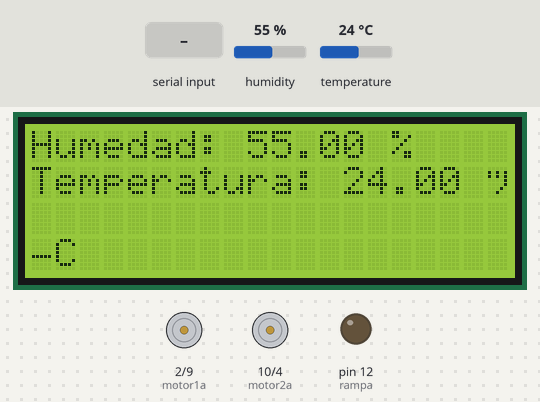
Simulated run of this sketch. Board: Arduino Uno, built with avr-gcc and run on an emulated ATmega328P. Shown: 20×4 character LCD, motor-driver pin pairs drawn as motors (green arrow = first pin HIGH = forward, orange = second pin HIGH = backward, longer = more drive), output pins drawn as LEDs (lit = HIGH). Inputs (shaded band) come from the test bench; at power-on: humidity 55 %, temperature 24 °C. What the sketch prints to the serial monitor is not drawn.

Above: at 3.2 s.
3.3 s: "a" received over Serial
At 3.8 s:
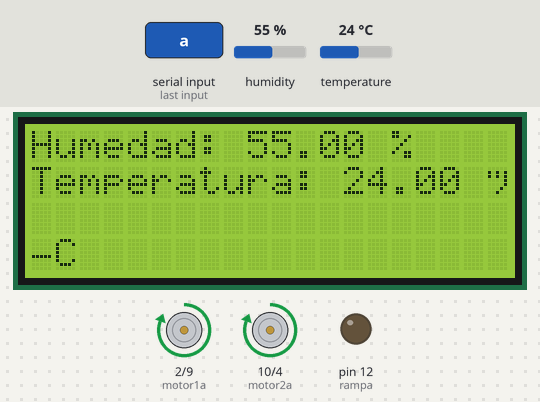
4.8 s: "b" received over Serial
At 5.3 s:
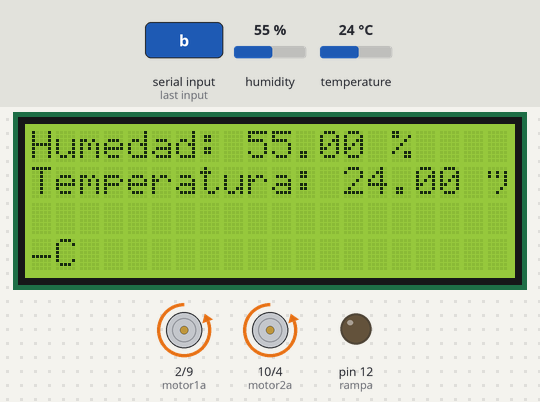
6.3 s: "c" received over Serial
At 6.7 s:
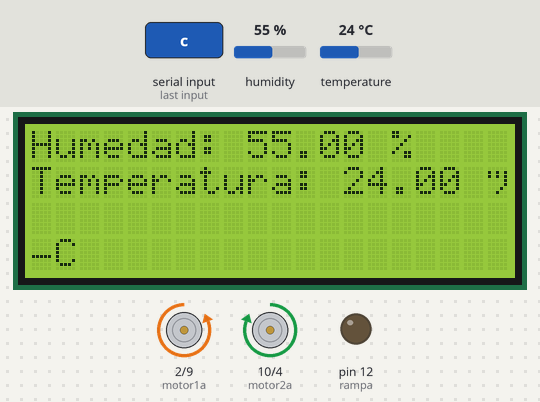
7.8 s: "d" received over Serial
At 8.7 s:
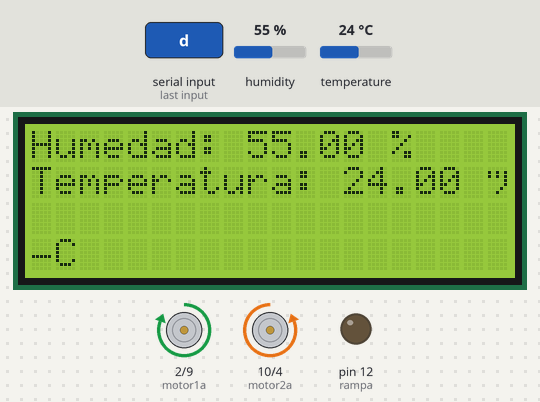
9.3 s: humidity set to 22 %
At 11.4 s:
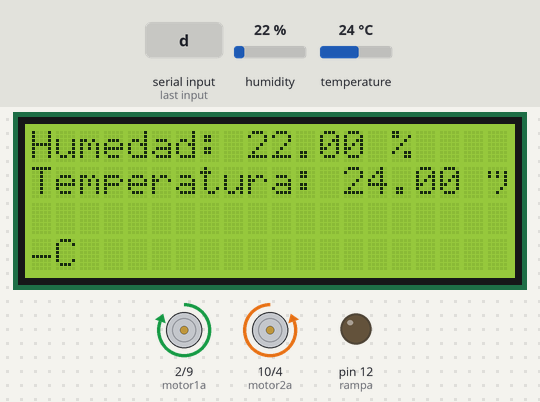
11.7 s: "f" received over Serial
At 12.0 s:
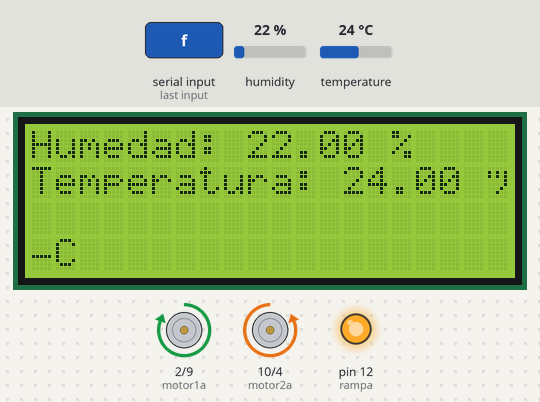
Timing chart, 0 to 14.2 s (numbered marks = the images above; inputs shaded):
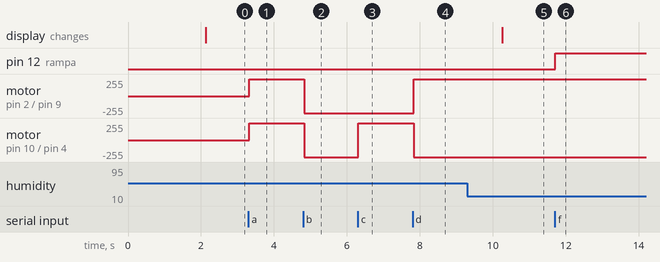

The sketch:

barco_sensor.ino
```cpp
#include <LiquidCrystal_I2C.h>
#include <DHT.h>

#define DHTPIN 13
#define DHTTYPE DHT11
DHT dht (DHTPIN, DHTTYPE);

LiquidCrystal_I2C lcd(0x27,20,4);

int motor1a = 2;
int motor1b = 9;
int motor2a = 10;
int motor2b = 4;
int rampa = 12;
char estado = 's';


void setup() {
  Serial.flush();
  pinMode(motor1a, OUTPUT);
  pinMode(motor1b, OUTPUT);
  pinMode(motor2a, OUTPUT);
  pinMode(motor2b, OUTPUT);
  pinMode(rampa, OUTPUT);
  Serial.begin(9600);
  lcd.init();
  lcd.backlight();
  delay(2000);
  Serial.println("Sensor DHT11");

  dht.begin();
  lcd.setCursor(0,0);
  lcd.print("Sensor DHT11");
}

void loop() {

  float h = dht.readHumidity();    //Lee la humedad
  float t = dht.readTemperature(); //Lee la temperatura

  //Revisa que los datos obtenidos sean validos, si no lo son(no un numero) algo sale mal!

  if (isnan (t) || isnan (h)) {
    lcd.setCursor(0,0);
    lcd.print("Falla de lectura del DHT");
  }else {
    lcd.setCursor(0,0);
    lcd.print("Humedad: ");
    lcd.print(h);
    lcd.print(" %");
    lcd.setCursor(0,1);
    lcd.print("Temperatura: ");
    lcd.print(t);
    lcd.print(" °C");
  }

  if(Serial.available()>0){
    estado = Serial.read();
  }
  if(estado=='a'){
    digitalWrite(motor1a, HIGH);
    digitalWrite(motor1b, LOW);
    digitalWrite(motor2a, HIGH);
    digitalWrite(motor2b, LOW);
  }
  if(estado=='b'){
    digitalWrite(motor1a, LOW);
    digitalWrite(motor1b, HIGH);
    digitalWrite(motor2a, LOW);
    digitalWrite(motor2b, HIGH);
  }
  if(estado=='c'){
    digitalWrite(motor1a, LOW);
    digitalWrite(motor1b, HIGH);
    digitalWrite(motor2a, HIGH);
    digitalWrite(motor2b, LOW);
  }
  if(estado=='d'){
    digitalWrite(motor1a, HIGH);
    digitalWrite(motor1b, LOW);
    digitalWrite(motor2a, LOW);
    digitalWrite(motor2b, HIGH);
  }
  if(estado=='e'){
    digitalWrite(motor1a, LOW);
    digitalWrite(motor1b, LOW);
    digitalWrite(motor2a, LOW);
    digitalWrite(motor2b, LOW);
  }
  if(estado=='f'){
    digitalWrite(rampa, HIGH);
  }
}
```

Measured:
- after the input at 3.3 s, motor on pin 2 (motor1a) / pin 9 (motor1b), motor on pin 10 (motor2a) / pin 4 (motor2b): stopped → forward 255/255 at once
- after the input at 4.8 s, motor on pin 2 (motor1a) / pin 9 (motor1b), motor on pin 10 (motor2a) / pin 4 (motor2b): forward 255/255 → backward 255/255 at once
- after the input at 6.3 s, motor on pin 10 (motor2a) / pin 4 (motor2b): backward 255/255 → forward 255/255 at once
- after the input at 7.8 s, motor on pin 2 (motor1a) / pin 9 (motor1b): backward 255/255 → forward 255/255 at once; motor on pin 10 (motor2a) / pin 4 (motor2b): forward 255/255 → backward 255/255 at once
- after the input at 9.3 s, the display: changes after 0.96 s (image 5)
- after the input at 11.7 s, pin 12 (rampa): LOW → HIGH at once
